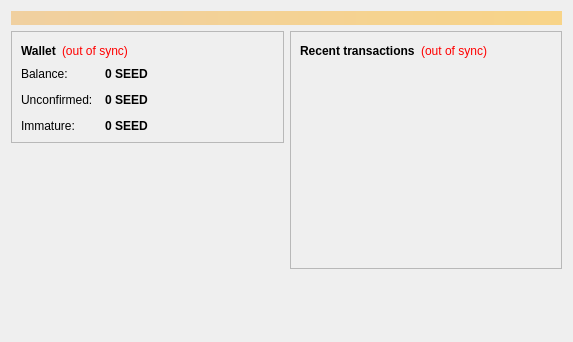
<?xml version="1.0" encoding="UTF-8"?>
<ui version="4.0">
 <class>OverviewPage</class>
 <widget class="QWidget" name="OverviewPage">
  <property name="geometry">
   <rect>
    <x>0</x>
    <y>0</y>
    <width>573</width>
    <height>342</height>
   </rect>
  </property>
  <property name="windowTitle">
   <string>Form</string>
  </property>
  <layout class="QVBoxLayout" name="topLayout">
   <item>
    <widget class="QLabel" name="labelAlerts">
     <property name="visible">
      <bool>false</bool>
     </property>
     <property name="styleSheet">
      <string notr="true">background-color: qlineargradient(x1: 0, y1: 0, x2: 1, y2: 0, stop:0 #F0D0A0, stop:1 #F8D488); color:#000000;</string>
     </property>
     <property name="wordWrap">
      <bool>true</bool>
     </property>
     <property name="margin">
      <number>3</number>
     </property>
    </widget>
   </item>
   <item>
    <layout class="QHBoxLayout" name="horizontalLayout" stretch="1,1">
     <item>
      <layout class="QVBoxLayout" name="verticalLayout_2">
       <item>
        <widget class="QFrame" name="frame">
         <property name="frameShape">
          <enum>QFrame::StyledPanel</enum>
         </property>
         <property name="frameShadow">
          <enum>QFrame::Raised</enum>
         </property>
         <layout class="QVBoxLayout" name="verticalLayout_4">
          <item>
           <layout class="QHBoxLayout" name="horizontalLayout_4">
            <item>
             <widget class="QLabel" name="label_5">
              <property name="font">
               <font>
                <weight>75</weight>
                <bold>true</bold>
               </font>
              </property>
              <property name="text">
               <string>Wallet</string>
              </property>
             </widget>
            </item>
            <item>
             <widget class="QLabel" name="labelWalletStatus">
              <property name="toolTip">
               <string>The displayed information may be out of date. Your wallet automatically synchronizes with the Seedcoin network after a connection is established, but this process has not completed yet.</string>
              </property>
              <property name="styleSheet">
               <string notr="true">QLabel { color: red; }</string>
              </property>
              <property name="text">
               <string notr="true">(out of sync)</string>
              </property>
              <property name="alignment">
               <set>Qt::AlignLeading|Qt::AlignLeft|Qt::AlignVCenter</set>
              </property>
             </widget>
            </item>
            <item>
             <spacer name="horizontalSpacer_2">
              <property name="orientation">
               <enum>Qt::Horizontal</enum>
              </property>
              <property name="sizeHint" stdset="0">
               <size>
                <width>40</width>
                <height>20</height>
               </size>
              </property>
             </spacer>
            </item>
           </layout>
          </item>
          <item>
           <layout class="QFormLayout" name="formLayout_2">
            <property name="fieldGrowthPolicy">
             <enum>QFormLayout::AllNonFixedFieldsGrow</enum>
            </property>
            <property name="horizontalSpacing">
             <number>12</number>
            </property>
            <property name="verticalSpacing">
             <number>12</number>
            </property>
            <item row="0" column="0">
             <widget class="QLabel" name="label">
              <property name="text">
               <string>Balance:</string>
              </property>
             </widget>
            </item>
            <item row="0" column="1">
             <widget class="QLabel" name="labelBalance">
              <property name="font">
               <font>
                <weight>75</weight>
                <bold>true</bold>
               </font>
              </property>
              <property name="cursor">
               <cursorShape>IBeamCursor</cursorShape>
              </property>
              <property name="toolTip">
               <string>Your current balance</string>
              </property>
              <property name="text">
               <string notr="true">0 SEED</string>
              </property>
              <property name="textInteractionFlags">
               <set>Qt::LinksAccessibleByMouse|Qt::TextSelectableByKeyboard|Qt::TextSelectableByMouse</set>
              </property>
             </widget>
            </item>
            <item row="1" column="0">
             <widget class="QLabel" name="label_3">
              <property name="text">
               <string>Unconfirmed:</string>
              </property>
             </widget>
            </item>
            <item row="1" column="1">
             <widget class="QLabel" name="labelUnconfirmed">
              <property name="font">
               <font>
                <weight>75</weight>
                <bold>true</bold>
               </font>
              </property>
              <property name="cursor">
               <cursorShape>IBeamCursor</cursorShape>
              </property>
              <property name="toolTip">
               <string>Total of transactions that have yet to be confirmed, and do not yet count toward the current balance</string>
              </property>
              <property name="text">
               <string notr="true">0 SEED</string>
              </property>
              <property name="textInteractionFlags">
               <set>Qt::LinksAccessibleByMouse|Qt::TextSelectableByKeyboard|Qt::TextSelectableByMouse</set>
              </property>
             </widget>
            </item>
            <item row="2" column="0">
             <widget class="QLabel" name="labelImmatureText">
              <property name="text">
               <string>Immature:</string>
              </property>
             </widget>
            </item>
            <item row="2" column="1">
             <widget class="QLabel" name="labelImmature">
              <property name="font">
               <font>
                <weight>75</weight>
                <bold>true</bold>
               </font>
              </property>
              <property name="toolTip">
               <string>Mined balance that has not yet matured</string>
              </property>
              <property name="text">
               <string notr="true">0 SEED</string>
              </property>
              <property name="textInteractionFlags">
               <set>Qt::LinksAccessibleByMouse|Qt::TextSelectableByKeyboard|Qt::TextSelectableByMouse</set>
              </property>
             </widget>
            </item>
           </layout>
          </item>
         </layout>
        </widget>
       </item>
       <item>
        <spacer name="verticalSpacer">
         <property name="orientation">
          <enum>Qt::Vertical</enum>
         </property>
         <property name="sizeHint" stdset="0">
          <size>
           <width>20</width>
           <height>40</height>
          </size>
         </property>
        </spacer>
       </item>
      </layout>
     </item>
     <item>
      <layout class="QVBoxLayout" name="verticalLayout_3">
       <item>
        <widget class="QFrame" name="frame_2">
         <property name="frameShape">
          <enum>QFrame::StyledPanel</enum>
         </property>
         <property name="frameShadow">
          <enum>QFrame::Raised</enum>
         </property>
         <layout class="QVBoxLayout" name="verticalLayout">
          <item>
           <layout class="QHBoxLayout" name="horizontalLayout_2">
            <item>
             <widget class="QLabel" name="label_4">
              <property name="text">
               <string>&lt;b&gt;Recent transactions&lt;/b&gt;</string>
              </property>
             </widget>
            </item>
            <item>
             <widget class="QLabel" name="labelTransactionsStatus">
              <property name="toolTip">
               <string>The displayed information may be out of date. Your wallet automatically synchronizes with the Seedcoin network after a connection is established, but this process has not completed yet.</string>
              </property>
              <property name="styleSheet">
               <string notr="true">QLabel { color: red; }</string>
              </property>
              <property name="text">
               <string notr="true">(out of sync)</string>
              </property>
              <property name="alignment">
               <set>Qt::AlignRight|Qt::AlignTrailing|Qt::AlignVCenter</set>
              </property>
             </widget>
            </item>
            <item>
             <spacer name="horizontalSpacer">
              <property name="orientation">
               <enum>Qt::Horizontal</enum>
              </property>
              <property name="sizeHint" stdset="0">
               <size>
                <width>40</width>
                <height>20</height>
               </size>
              </property>
             </spacer>
            </item>
           </layout>
          </item>
          <item>
           <widget class="QListView" name="listTransactions">
            <property name="styleSheet">
             <string notr="true">QListView { background: transparent; }</string>
            </property>
            <property name="frameShape">
             <enum>QFrame::NoFrame</enum>
            </property>
            <property name="verticalScrollBarPolicy">
             <enum>Qt::ScrollBarAlwaysOff</enum>
            </property>
            <property name="horizontalScrollBarPolicy">
             <enum>Qt::ScrollBarAlwaysOff</enum>
            </property>
            <property name="selectionMode">
             <enum>QAbstractItemView::NoSelection</enum>
            </property>
           </widget>
          </item>
         </layout>
        </widget>
       </item>
       <item>
        <spacer name="verticalSpacer_2">
         <property name="orientation">
          <enum>Qt::Vertical</enum>
         </property>
         <property name="sizeHint" stdset="0">
          <size>
           <width>20</width>
           <height>40</height>
          </size>
         </property>
        </spacer>
       </item>
      </layout>
     </item>
    </layout>
   </item>
  </layout>
 </widget>
 <resources/>
 <connections/>
</ui>
